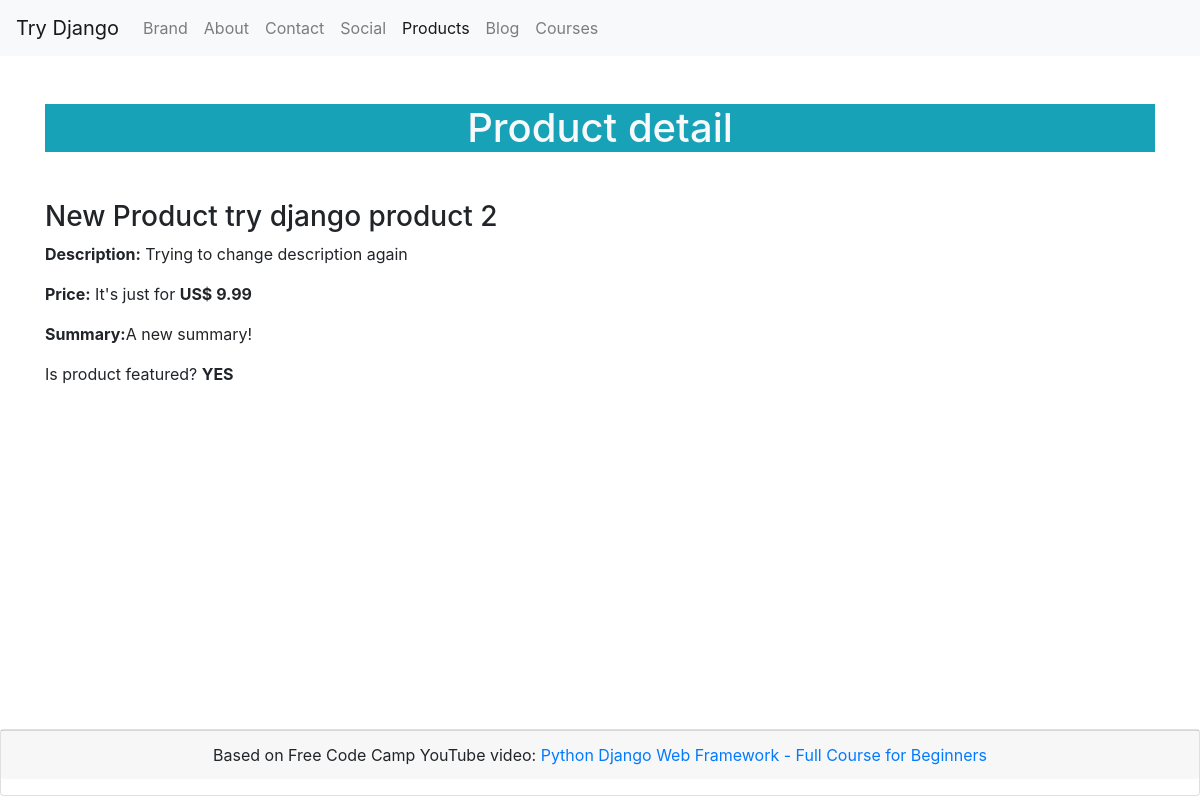
Page /products/2/ on the earlier database version.
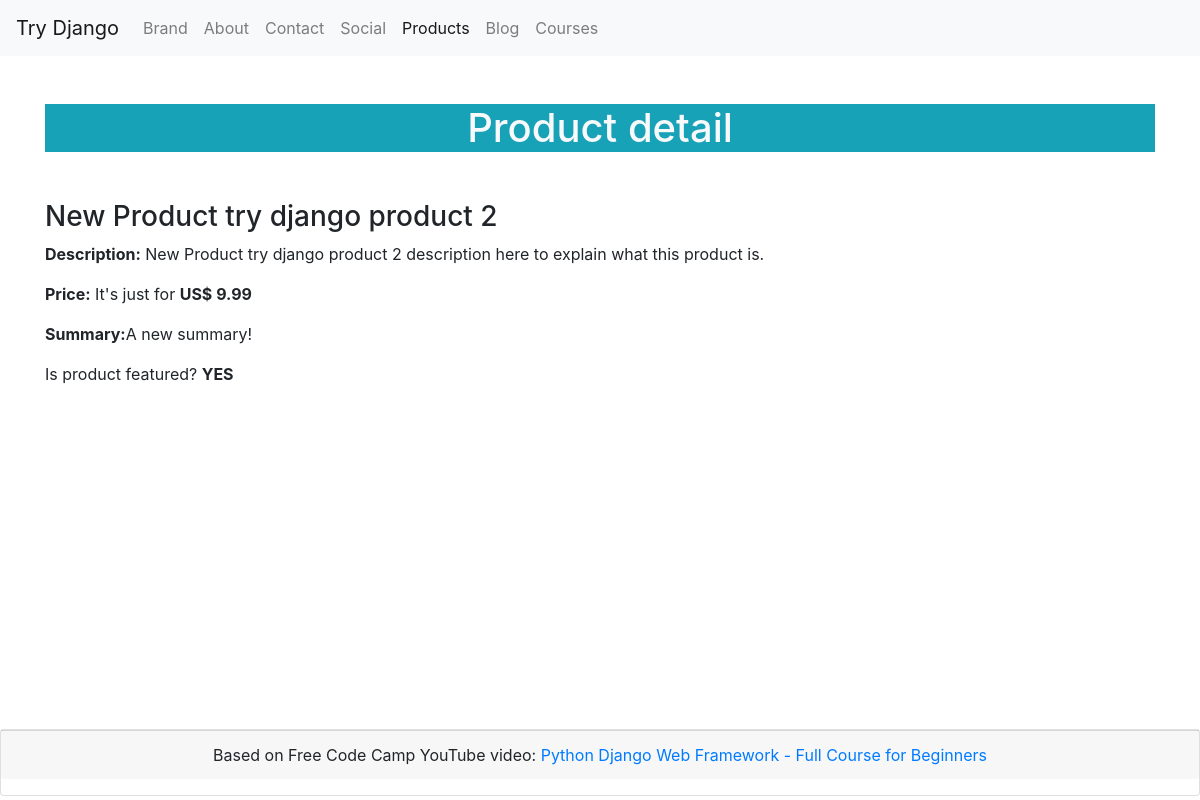
Same page on the later database version.
### products/models.py (models this page shows, shortened)
class Product(models.Model):
    title       = models.CharField(max_length=120)
    description = models.TextField(blank=True, null=True)
    price       = models.DecimalField(max_digits=10000, decimal_places=2)
    summary     = models.TextField()
    featured    = models.BooleanField()
    def __str__(self):
        return self.title
    def is_featured(self):
        return 'yes' if self.featured else 'no'

### products/views.py (the view)
# urls.py: path('<int:product_id>/', product_detail_view, name='product_detail'),
def product_detail_view(request, product_id):
    product = get_object_or_404(Product, id=product_id)
    context = {
        'product': product
    }
    return render(request, 'product_detail.html', context)

### pages/templatetags/helpers.py (called while the page is built)
@register.simple_tag
def link_is_active(request, url):
    is_home_url = request.path == '/' and request.path == url
    has_same_parent = url.split('/')[1] == request.path.split('/')[1]
    if is_home_url:
        return 'active'
    if has_same_parent:
        return 'active'
    return ''

### products/templates/product_detail.html (shortened to what this page needs)
{% extends 'base.html' %}
{% block content %}
<h1 class="text-center text-light bg-info my-5">Product detail</h1>
<h3>{{product}}</h3>
<p>
    <strong>Description:</strong>
    {% if product.description %}
    {{product.description}}
    {% else %}
    it's comming soon!
    {% endif %}
</p>
<p><strong>Price:</strong> It's just for <strong>US$ {{product.price}}</strong></p>
<p><strong>Summary:</strong>{{product.summary}}</p>
<p>Is product featured? <strong>{{ product.is_featured|upper }}</strong></p>
{% endblock content %}

Differences in the rows shown:
changed Product "New Product try django product 2": description "Trying to change description again" → "New Product try django product 2 description here to explain what this product is."
